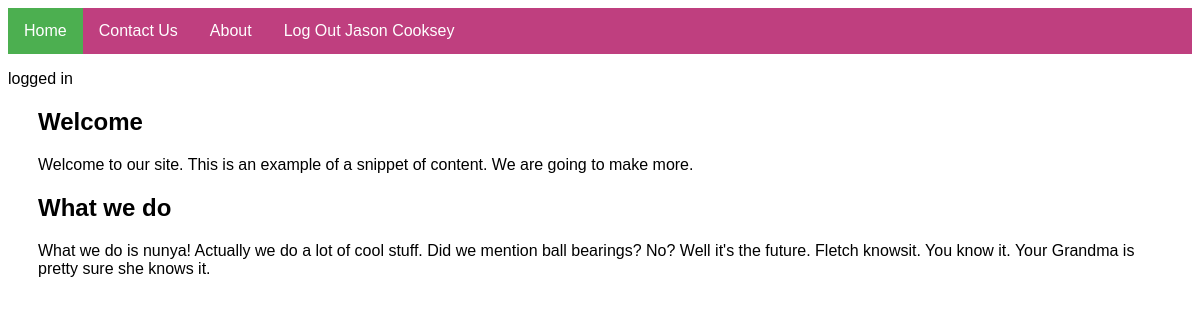
The page / (signed in) on the database its author committed.
### tables this page shows
CREATE TABLE `navigation` (
  `id` int(1) unsigned NOT NULL AUTO_INCREMENT,
  `pagename` varchar(30) NOT NULL,
  `pagetitle` varchar(30) NOT NULL,
  PRIMARY KEY (`id`)
);

CREATE TABLE `content` (
  `id` int(4) unsigned NOT NULL AUTO_INCREMENT,
  `pagename` varchar(30) NOT NULL,
  `contenttitle` varchar(30) NOT NULL,
  `content` mediumtext,
  PRIMARY KEY (`id`)
);

### functions.php (the view, shortened to what this page needs)
<?php
function makeNav($conn, $loggedIn, $thisPagename){
    $sql = "SELECT pagename, pagetitle FROM test.navigation";
    $result = $conn->query($sql);
    if($loggedIn == "logged in"){
      $loggedInClass = "loggedin";
    } else {
      $loggedInClass = "notloggedin";
    }
    echo "<ul class='" . $loggedInClass . "'>";
    while ( $row = $result->fetch_assoc() ) {
      if ( $thisPagename == $row['pagename']){
        $active = "active";
      } else {
        $active = "";
      }
      echo "<li class='" . $active . "''><a href='" . $row['pagename'] . "'>" .$row['pagetitle']. "</a></li>";
    }
    if ($loggedIn == "not logged in"){
      echo "<li><a href='login.php'>Log In</a></li>";
    } else {
      echo "<li><a href='logout.php'>Log Out " . $_SESSION["realname"] . "</a></li>";
    }
    echo "</ul>";
  }
  function makeContent($conn, $thisPagename){
    $sql = "SELECT * FROM test.content WHERE pagename = '$thisPagename'";
    $result = $conn->query($sql);
    while($row = $result->fetch_assoc()){
      echo $row['contenttitle'];
      echo $row['content'];
    }
  }

### main.css (style rules this page uses)
h1, h2, h3, p, a { font-family: sans-serif; }
ul { list-style-type: none; margin: 0; padding: 0; overflow: hidden; background-color: #333; }
li { float: left; }
li a { display: block; color: #fff; text-align: center; padding: 14px 16px; text-decoration: none; }
.loggedin { background-color: #BF3F7F; }
.active { background-color: #4CAF50; }

### rows shown on the page
navigation: pagetitle "Home"
navigation: pagetitle "Contact Us"
navigation: pagetitle "About"
content: contenttitle "Welcome", content "Welcome to our site. This is an example of a snippet of content. We are going to make more."
content: contenttitle "What we do", content "What we do is nunya! Actually we do a lot of cool stuff. Did we mention ball bearings? No? Well it's the future. Fletch knowsit. You know it. Your Grandma is pretty sure she knows it."

### other values the page prints
$_SESSION["realname"] "Jason Cooksey"
$loggedIn "logged in"
